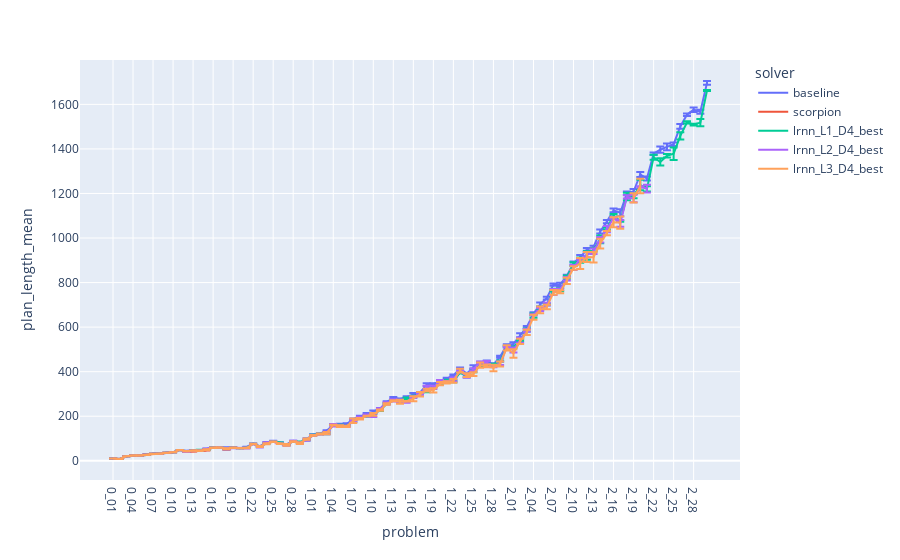
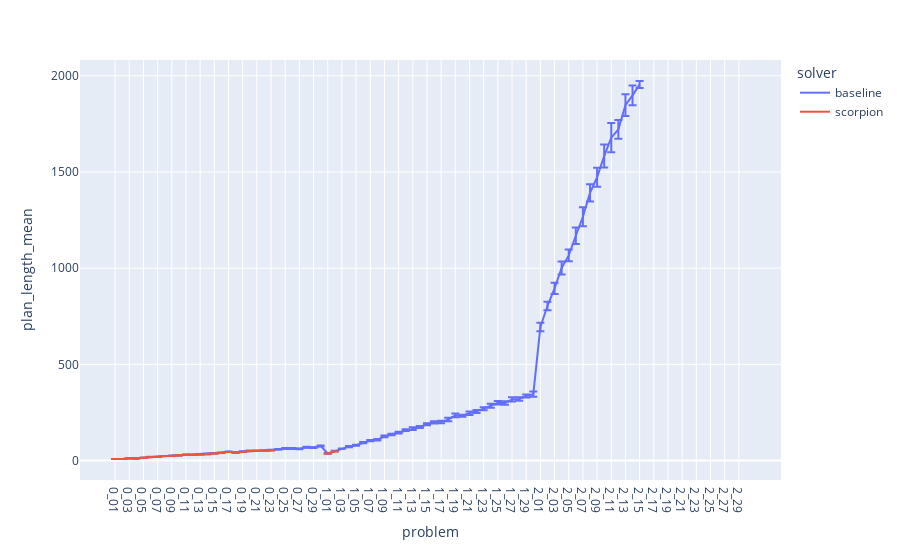
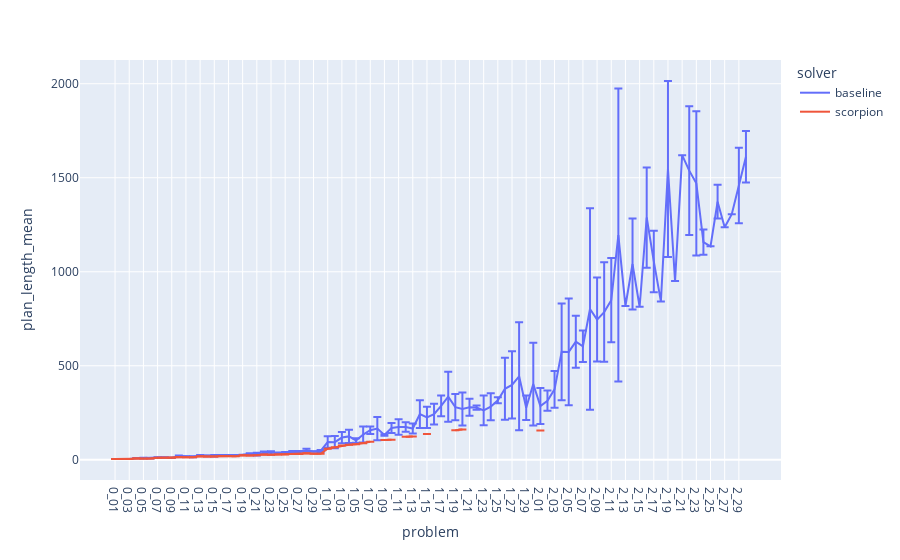
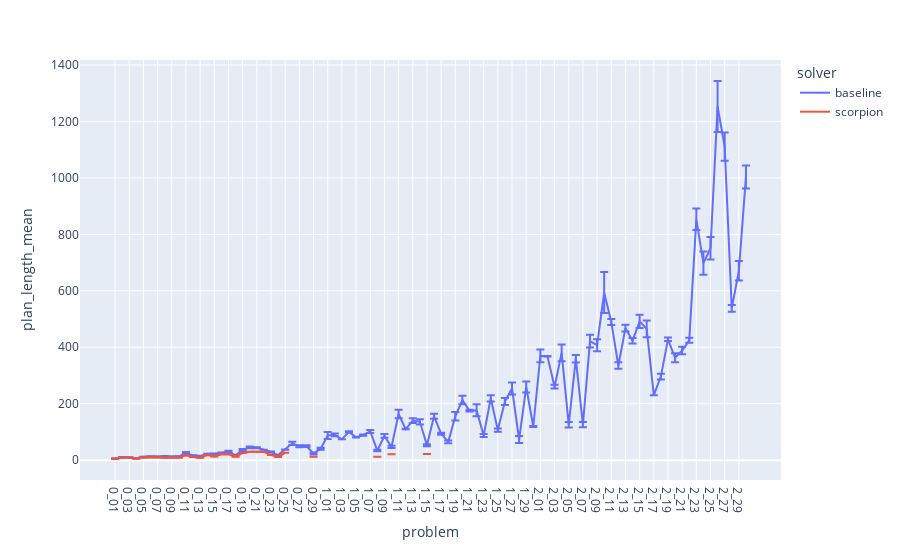

The notebook cell saved with these charts, in order:
### Markdown cell above
# Plan length plots

### Code cell
log_y = 0
easy_only = 0
include_sample = 0
dimensions = [4, 8, 16, 32, 64]

plot_domains("plan_length", log_y=log_y, easy_only=easy_only, include_sample=include_sample, dimensions=dimensions)

### Figure 1 — Plotly figure (JSON) as saved in the notebook; plotly's stock layout.template omitted (floating-point values rounded to 4 significant figures)
{"data": [{"error_y": {"array": [0, 0, 0, 0, 0, 1.687, 0, 0, 0, 0, 0, 1.647, 1.398, 1.135, 1.7, 1.033, 0, 4.022, 1.35, 0, 0.8433, 0, 0, 1.35, 1.751, 1.932, 2.066, 0, 1.751, 4.022, 1.265, 1.476, 1.944, 2.7, 2.309, 3.155, 2.836, 2.108, 5.168, 5.481, 3.098, 3.651, 4.216, 2.53, 4.624, 6.67, 2.319, 6.186, 3.559, 3.373, 4.3, 4.719, 3.19, 4.643, 8.715, 4.131, 4.264, 5.168, 4.442, 3.682, 7.947, 8.527, 4.971, 6.867, 8.664, 6.041, 4.993, 7.168, 5.967, 7.084, 10.33, 6.257, 5.371, 8.796, 6.851, 8.165, 15.97, 7.671, 11.28, 10.96, 9.151, 5.77, 13.91, 15.38, 7.834, 10.51, 5.873, 9.843, 8.496, 8.475]}, "hovertemplate": "solver=baseline<br>problem=%{x}<br>plan_length_mean=%{y}<extra></extra>", "legendgroup": "baseline", "line": {"color": "#636efa", "dash": "solid"}, "marker": {"symbol": "circle"}, "mode": "lines", "name": "baseline", "orientation": "v", "showlegend": true, "type": "scatter", "x": ["0_01", "0_02", "0_03", "0_04", "0_05", "0_06", "0_07", "0_08", "0_09", "0_10", "0_11", "0_12", "0_13", "0_14", "0_15", "0_16", "0_17", "0_18", "0_19", "0_20", "0_21", "0_22", "0_23", "0_24", "0_25", "0_26", "0_27", "0_28", "0_29", "0_30", "1_01", "1_02", "1_03", "1_04", "1_05", "1_06", "1_07", "1_08", "1_09", "1_10", "1_11", "1_12", "1_13", "1_14", "1_15", "1_16", "1_17", "1_18", "1_19", "1_20", "1_21", "1_22", "1_23", "1_24", "1_25", "1_26", "1_27", "1_28", "1_29", "1_30", "2_01", "2_02", "2_03", "2_04", "2_05", "2_06", "2_07", "2_08", "2_09", "2_10", "2_11", "2_12", "2_13", "2_14", "2_15", "2_16", "2_17", "2_18", "2_19", "2_20", "2_21", "2_22", "2_23", "2_24", "2_25", "2_26", "2_27", "2_28", "2_29", "2_30"], "xaxis": "x", "y": [10, 8, 20, 24, 24, 29.2, 32, 32, 36, 38, 48, 43.4, 46.8, 47.8, 53, 59.2, 60, 57.2, 60.6, 56, 61.6, 78, 66, 82.6, 88.2, 81.2, 73.6, 90, 81.8, 97.2, 118.4, 121.8, 135, 161.2, 164, 165.2, 187.4, 200, 209.4, 220.4, 233.6, 264, 282, 277.2, 285.4, 297.4, 305.4, 341.4, 345, 356.4, 368.4, 382.6, 415.8, 391, 419.8, 440.8, 445.8, 432.6, 466.8, 519, 524.6, 563.6, 600.4, 659.4, 701.8, 730.6, 790.6, 791.6, 829.4, 887.8, 913.4, 948.6, 960.2, 1029.0, 1074.0, 1124, 1114.0, 1201.0, 1209.0, 1285.0, 1267.0, 1378.0, 1396.0, 1409.0, 1421.0, 1501.0, 1554.0, 1576, 1567.0, 1696.0], "yaxis": "y"}, {"error_y": {"array": [null, null, null, null, null, null, null, null, null, null, null, null, null, null, null, null, null, null, null, null, null, null, null, null, null, null, null, null, null, null, null, null, null, null, null, null, null, null, null, null, null, null, null, null, null, null, null, null, null, null, null, null, null, null, null, null, null, null, null, null, null, null, null, null, null, null, null, null, null, null, null, null, null, null, null, null, null, null, null, null, null, null, null, null, null, null, null, null, null, null]}, "hovertemplate": "solver=scorpion<br>problem=%{x}<br>plan_length_mean=%{y}<extra></extra>", "legendgroup": "scorpion", "line": {"color": "#EF553B", "dash": "solid"}, "marker": {"symbol": "circle"}, "mode": "lines", "name": "scorpion", "orientation": "v", "showlegend": true, "type": "scatter", "x": ["0_01", "0_02", "0_03", "0_04", "0_05", "0_06", "0_07", "0_08", "0_09", "0_10", "0_11", "0_12", "0_13", "0_14", "0_15", "0_16", "0_17", "0_18", "0_19", "0_20", "0_21", "0_22", "0_23", "0_24", "0_25", "0_26", "0_27", "0_28", "0_29", "0_30", "1_01", "1_02", "1_03", "1_04", "1_05", "1_06", "1_07", "1_08", "1_09", "1_10", "1_11", "1_12", "1_13", "1_14", "1_15", "1_16", "1_17", "1_18", "1_19", "1_20", "1_21", "1_22", "1_23", "1_24", "1_25", "1_26", "1_27", "1_28", "1_29", "1_30", "2_01", "2_02", "2_03", "2_04", "2_05", "2_06", "2_07", "2_08", "2_09", "2_10", "2_11", "2_12", "2_13", "2_14", "2_15", "2_16", "2_17", "2_18", "2_19", "2_20", "2_21", "2_22", "2_23", "2_24", "2_25", "2_26", "2_27", "2_28", "2_29", "2_30"], "xaxis": "x", "y": [10, 8, 20, 24, 24, 26, 32, 32, 36, 38, null, 40, 42, 44, 46, null, null, 50, null, null, null, null, null, null, null, null, null, null, null, null, null, null, null, null, null, null, null, null, null, null, null, null, null, null, null, null, null, null, null, null, null, null, null, null, null, null, null, null, null, null, null, null, null, null, null, null, null, null, null, null, null, null, null, null, null, null, null, null, null, null, null, null, null, null, null, null, null, null, null, null], "yaxis": "y"}, {"error_y": {"array": [0, 0, 0, 0, 0, 0, 0, 0, 0, 0, 0, 1.155, 0, 2.309, 2, 1.155, 0, 1.155, 0, 0, 1.155, 0, 1.155, 2.309, 0, 0, 1.155, 1.155, 4, 1.155, 2, 1.155, 4.163, 1.155, 3.464, 0, 2.309, 2.309, 1.155, 1.155, 1.155, 2, 1.155, 5.292, 5.774, 3.055, 4.163, 4.163, 1.155, 7.024, 5.292, 4.619, 2.309, 6.928, 8.327, 9.018, 2.309, 3.055, 2.309, 2, 2, 4, 6.429, 9.452, 7.572, 3.464, 5.774, 7.211, 7.572, 8.083, 11.55, 19.08, 8.083, 17.78, 5.033, 6, 2.309, 17.01, 10.07, 23.07, 11.55, 11.55, 16.29, 8.083, 28.1, 16.17, 5.033, 4.163, 16.37, 2]}, "hovertemplate": "solver=lrnn_L1_D4_best<br>problem=%{x}<br>plan_length_mean=%{y}<extra></extra>", "legendgroup": "lrnn_L1_D4_best", "line": {"color": "#00cc96", "dash": "solid"}, "marker": {"symbol": "circle"}, "mode": "lines", "name": "lrnn_L1_D4_best", "orientation": "v", "showlegend": true, "type": "scatter", "x": ["0_01", "0_02", "0_03", "0_04", "0_05", "0_06", "0_07", "0_08", "0_09", "0_10", "0_11", "0_12", "0_13", "0_14", "0_15", "0_16", "0_17", "0_18", "0_19", "0_20", "0_21", "0_22", "0_23", "0_24", "0_25", "0_26", "0_27", "0_28", "0_29", "0_30", "1_01", "1_02", "1_03", "1_04", "1_05", "1_06", "1_07", "1_08", "1_09", "1_10", "1_11", "1_12", "1_13", "1_14", "1_15", "1_16", "1_17", "1_18", "1_19", "1_20", "1_21", "1_22", "1_23", "1_24", "1_25", "1_26", "1_27", "1_28", "1_29", "1_30", "2_01", "2_02", "2_03", "2_04", "2_05", "2_06", "2_07", "2_08", "2_09", "2_10", "2_11", "2_12", "2_13", "2_14", "2_15", "2_16", "2_17", "2_18", "2_19", "2_20", "2_21", "2_22", "2_23", "2_24", "2_25", "2_26", "2_27", "2_28", "2_29", "2_30"], "xaxis": "x", "y": [10, 8, 20, 24, 24, 26, 32, 32, 36, 38, 48, 42.67, 46, 46.67, 50, 59.33, 60, 52.67, 60, 56, 58.67, 76, 63.33, 78.67, 86, 82, 71.33, 86.67, 82, 92.67, 116, 120.7, 123.3, 161.3, 158, 156, 177.3, 193.3, 199.3, 211.3, 224.7, 256, 270.7, 268, 278.7, 288.7, 301.3, 311.3, 332.7, 351.3, 358, 356.7, 395.3, 382, 405.3, 433.3, 431.3, 432.7, 447.3, 512, 510, 542, 587.3, 651.3, 683.3, 702, 766.7, 768, 824.7, 882.7, 900.7, 922, 947.3, 994, 1043.0, 1102, 1075.0, 1187.0, 1189.0, 1238, 1221.0, 1363.0, 1341.0, 1369.0, 1379.0, 1459.0, 1519.0, 1509.0, 1518, 1662], "yaxis": "y"}, {"error_y": {"array": [0, 0, 0, 0, 0, 0, 0, 0, 0, 0, 0, 1.155, 1.155, 0, 1.155, 1.155, 0, 3.055, 2, 0, 2.309, 1.155, 2, 2.309, 1.155, 1.155, 2, 2, 2, 3.055, 2.309, 1.155, 6.11, 5.774, 2, 1.155, 4.619, 3.464, 4.163, 6.928, 3.464, 5.292, 5.033, 4.163, 4.163, 3.055, 4.163, 9.866, 7.572, 6.928, 1.155, 8.083, 2.309, 9.018, 5.292, 4.163, 7.572, 3.055, 8, 2, 11.37, 11.02, 5.774, 2, 7.024, 6.11, 13.61, 3.055, 8.083, 11.37, 3.055, 11.72, 12.06, 12.17, 14, 4, 15.14, 7.071, 16.77, 2.828, 17.44, null, null, null, null, null, null, null, null, null]}, "hovertemplate": "solver=lrnn_L2_D4_best<br>problem=%{x}<br>plan_length_mean=%{y}<extra></extra>", "legendgroup": "lrnn_L2_D4_best", "line": {"color": "#ab63fa", "dash": "solid"}, "marker": {"symbol": "circle"}, "mode": "lines", "name": "lrnn_L2_D4_best", "orientation": "v", "showlegend": true, "type": "scatter", "x": ["0_01", "0_02", "0_03", "0_04", "0_05", "0_06", "0_07", "0_08", "0_09", "0_10", "0_11", "0_12", "0_13", "0_14", "0_15", "0_16", "0_17", "0_18", "0_19", "0_20", "0_21", "0_22", "0_23", "0_24", "0_25", "0_26", "0_27", "0_28", "0_29", "0_30", "1_01", "1_02", "1_03", "1_04", "1_05", "1_06", "1_07", "1_08", "1_09", "1_10", "1_11", "1_12", "1_13", "1_14", "1_15", "1_16", "1_17", "1_18", "1_19", "1_20", "1_21", "1_22", "1_23", "1_24", "1_25", "1_26", "1_27", "1_28", "1_29", "1_30", "2_01", "2_02", "2_03", "2_04", "2_05", "2_06", "2_07", "2_08", "2_09", "2_10", "2_11", "2_12", "2_13", "2_14", "2_15", "2_16", "2_17", "2_18", "2_19", "2_20", "2_21", "2_22", "2_23", "2_24", "2_25", "2_26", "2_27", "2_28", "2_29", "2_30"], "xaxis": "x", "y": [10, 8, 20, 24, 24, 26, 32, 32, 36, 38, 48, 40.67, 44.67, 46, 52.67, 58.67, 60, 53.33, 58, 56, 57.33, 75.33, 62, 80.67, 85.33, 76.67, 70, 88, 80, 92.67, 114.7, 118.7, 124.7, 159.3, 156, 153.3, 178.7, 194, 203.3, 204, 232, 258, 270.7, 266.7, 264.7, 285.3, 300.7, 326.7, 329.3, 356, 356.7, 365.3, 402.7, 381.3, 410, 441.3, 440.7, 422.7, 438, 510, 497.3, 541.3, 585.3, 656, 679.3, 703.3, 757.3, 770.7, 817.3, 867.3, 906.7, 924.7, 940.7, 992, 1040, 1090, 1065.0, 1185, 1177.0, 1230, 1222, null, null, null, null, null, null, null, null, null], "yaxis": "y"}, {"error_y": {"array": [0, 0, 0, 0, 0, 1.155, 0, 0, 0, 0, 0, 1.155, 0, 1.155, 2, 1.155, 0, 2, 1.155, 0, 1.155, 0, 2, 2.309, 1.155, 1.155, 4.163, 1.155, 3.055, 3.055, 2, 2, 5.292, 1.155, 4.163, 3.055, 10.26, 3.055, 1.155, 6.11, 3.055, 3.055, 2.309, 9.018, 1.155, 11.02, 10.26, 6.11, 10, 7.211, 5.292, 8.327, 8.327, 8.327, 8.327, 11.37, 6, 14.74, 11.55, 11.72, 19.08, 12.17, 11.72, 11.02, 14.74, 10, 10.58, 7.024, 14, 7.572, 24.58, 22.48, 23.69, 21.94, 9.165, 22.3, 27.74, null, 21.07, 32.53, null, null, null, null, null, null, null, null, null, null]}, "hovertemplate": "solver=lrnn_L3_D4_best<br>problem=%{x}<br>plan_length_mean=%{y}<extra></extra>", "legendgroup": "lrnn_L3_D4_best", "line": {"color": "#FFA15A", "dash": "solid"}, "marker": {"symbol": "circle"}, "mode": "lines", "name": "lrnn_L3_D4_best", "orientation": "v", "showlegend": true, "type": "scatter", "x": ["0_01", "0_02", "0_03", "0_04", "0_05", "0_06", "0_07", "0_08", "0_09", "0_10", "0_11", "0_12", "0_13", "0_14", "0_15", "0_16", "0_17", "0_18", "0_19", "0_20", "0_21", "0_22", "0_23", "0_24", "0_25", "0_26", "0_27", "0_28", "0_29", "0_30", "1_01", "1_02", "1_03", "1_04", "1_05", "1_06", "1_07", "1_08", "1_09", "1_10", "1_11", "1_12", "1_13", "1_14", "1_15", "1_16", "1_17", "1_18", "1_19", "1_20", "1_21", "1_22", "1_23", "1_24", "1_25", "1_26", "1_27", "1_28", "1_29", "1_30", "2_01", "2_02", "2_03", "2_04", "2_05", "2_06", "2_07", "2_08", "2_09", "2_10", "2_11", "2_12", "2_13", "2_14", "2_15", "2_16", "2_17", "2_18", "2_19", "2_20", "2_21", "2_22", "2_23", "2_24", "2_25", "2_26", "2_27", "2_28", "2_29", "2_30"], "xaxis": "x", "y": [10, 8, 20, 24, 24, 26.67, 32, 32, 36, 38, 48, 42.67, 46, 44.67, 50, 58.67, 60, 54, 58.67, 56, 57.33, 76, 64, 76.67, 85.33, 76.67, 71.33, 86.67, 78.67, 97.33, 114, 120, 124, 160.7, 155.3, 154.7, 179.3, 188.7, 200.7, 208.7, 227.3, 254.7, 269.3, 264.7, 267.3, 278.7, 298.7, 317.3, 316, 346, 352, 358.7, 404.7, 384.7, 388.7, 429.3, 426, 416.7, 434.7, 507.3, 482, 536, 576.7, 644.7, 677.3, 690, 756, 758.7, 808, 865.3, 886, 914.7, 913.3, 975.3, 1022, 1071.0, 1069.0, null, 1180, 1233, null, null, null, null, null, null, null, null, null, null], "yaxis": "y"}], "layout": {"legend": {"title": {"text": "solver"}, "tracegroupgap": 0}, "margin": {"t": 60}, "xaxis": {"anchor": "y", "categoryarray": ["0_01", "0_02", "0_03", "0_04", "0_05", "0_06", "0_07", "0_08", "0_09", "0_10", "0_11", "0_12", "0_13", "0_14", "0_15", "0_16", "0_17", "0_18", "0_19", "0_20", "0_21", "0_22", "0_23", "0_24", "0_25", "0_26", "0_27", "0_28", "0_29", "0_30", "1_01", "1_02", "1_03", "1_04", "1_05", "1_06", "1_07", "1_08", "1_09", "1_10", "1_11", "1_12", "1_13", "1_14", "1_15", "1_16", "1_17", "1_18", "1_19", "1_20", "1_21", "1_22", "1_23", "1_24", "1_25", "1_26", "1_27", "1_28", "1_29", "1_30", "2_01", "2_02", "2_03", "2_04", "2_05", "2_06", "2_07", "2_08", "2_09", "2_10", "2_11", "2_12", "2_13", "2_14", "2_15", "2_16", "2_17", "2_18", "2_19", "2_20", "2_21", "2_22", "2_23", "2_24", "2_25", "2_26", "2_27", "2_28", "2_29", "2_30"], "categoryorder": "array", "domain": [0, 1], "title": {"text": "problem"}}, "yaxis": {"anchor": "x", "domain": [0, 1], "title": {"text": "plan_length_mean"}}}}

### Figure 2 — Plotly figure (JSON) as saved in the notebook; plotly's stock layout.template omitted (floating-point values rounded to 4 significant figures)
{"data": [{"error_y": {"array": [0, 0, 0, 0.5164, 0, 0.9944, 0.527, 0.5164, 0.9487, 0.4216, 0.9487, 0.6992, 1.713, 1.054, 0.7379, 1.059, 1.033, 1.491, 2.025, 1.897, 1.229, 1.317, 1.65, 1.563, 2.558, 2.718, 1.829, 2.214, 2.111, 2.283, 0.6992, 1.897, 0.7379, 3.604, 3.098, 3.534, 3.164, 3.86, 4.94, 4.012, 4.909, 4.347, 6.802, 5.554, 5.554, 5.232, 6.019, 9.036, 9.555, 4.795, 9.508, 7.617, 7.734, 10.78, 8.972, 9.402, 11.36, 9.231, 7.8, 13.76, 21.89, 21.75, 29.16, 33.64, 30.1, 42.8, 49.61, 44.7, 49.8, 59.84, 75.73, 48.21, 56.82, 51.44, 18.05, null, null, null, null, null, null, null, null, null, null, null, null, null, null, null]}, "hovertemplate": "solver=baseline<br>problem=%{x}<br>plan_length_mean=%{y}<extra></extra>", "legendgroup": "baseline", "line": {"color": "#636efa", "dash": "solid"}, "marker": {"symbol": "circle"}, "mode": "lines", "name": "baseline", "orientation": "v", "showlegend": true, "type": "scatter", "x": ["0_01", "0_02", "0_03", "0_04", "0_05", "0_06", "0_07", "0_08", "0_09", "0_10", "0_11", "0_12", "0_13", "0_14", "0_15", "0_16", "0_17", "0_18", "0_19", "0_20", "0_21", "0_22", "0_23", "0_24", "0_25", "0_26", "0_27", "0_28", "0_29", "0_30", "1_01", "1_02", "1_03", "1_04", "1_05", "1_06", "1_07", "1_08", "1_09", "1_10", "1_11", "1_12", "1_13", "1_14", "1_15", "1_16", "1_17", "1_18", "1_19", "1_20", "1_21", "1_22", "1_23", "1_24", "1_25", "1_26", "1_27", "1_28", "1_29", "1_30", "2_01", "2_02", "2_03", "2_04", "2_05", "2_06", "2_07", "2_08", "2_09", "2_10", "2_11", "2_12", "2_13", "2_14", "2_15", "2_16", "2_17", "2_18", "2_19", "2_20", "2_21", "2_22", "2_23", "2_24", "2_25", "2_26", "2_27", "2_28", "2_29", "2_30"], "xaxis": "x", "y": [8, 8, 12, 11.4, 15, 19.1, 19.5, 23.6, 24.7, 26.8, 30.7, 29.4, 32.6, 34, 37.9, 41.3, 46.2, 42, 46.9, 50.4, 50.8, 52.2, 54.5, 59, 62.9, 62.5, 60.7, 69.3, 67.3, 75.9, 36.6, 49.6, 62.1, 72.1, 79.4, 93.4, 103.7, 107.7, 125.8, 134.9, 144.9, 157.7, 165.6, 174.2, 188.8, 198.4, 200.3, 212.9, 234.8, 232.9, 245.8, 255.3, 269.4, 284.8, 300.6, 298.8, 317.7, 319.9, 335.2, 344.9, 694, 803.3, 894.6, 1001.0, 1066.0, 1168.0, 1267.0, 1391.0, 1472.0, 1583.0, 1678.0, 1721.0, 1848.0, 1898.0, 1955.0, null, null, null, null, null, null, null, null, null, null, null, null, null, null, null], "yaxis": "y"}, {"error_y": {"array": [null, null, null, null, null, null, null, null, null, null, null, null, null, null, null, null, null, null, null, null, null, null, null, null, null, null, null, null, null, null, null, null, null, null, null, null, null, null, null, null, null, null, null, null, null, null, null, null, null, null, null, null, null, null, null, null, null, null, null, null, null, null, null, null, null, null, null, null, null, null, null, null, null, null, null, null, null, null, null, null, null, null, null, null, null, null, null, null, null, null]}, "hovertemplate": "solver=scorpion<br>problem=%{x}<br>plan_length_mean=%{y}<extra></extra>", "legendgroup": "scorpion", "line": {"color": "#EF553B", "dash": "solid"}, "marker": {"symbol": "circle"}, "mode": "lines", "name": "scorpion", "orientation": "v", "showlegend": true, "type": "scatter", "x": ["0_01", "0_02", "0_03", "0_04", "0_05", "0_06", "0_07", "0_08", "0_09", "0_10", "0_11", "0_12", "0_13", "0_14", "0_15", "0_16", "0_17", "0_18", "0_19", "0_20", "0_21", "0_22", "0_23", "0_24", "0_25", "0_26", "0_27", "0_28", "0_29", "0_30", "1_01", "1_02", "1_03", "1_04", "1_05", "1_06", "1_07", "1_08", "1_09", "1_10", "1_11", "1_12", "1_13", "1_14", "1_15", "1_16", "1_17", "1_18", "1_19", "1_20", "1_21", "1_22", "1_23", "1_24", "1_25", "1_26", "1_27", "1_28", "1_29", "1_30", "2_01", "2_02", "2_03", "2_04", "2_05", "2_06", "2_07", "2_08", "2_09", "2_10", "2_11", "2_12", "2_13", "2_14", "2_15", "2_16", "2_17", "2_18", "2_19", "2_20", "2_21", "2_22", "2_23", "2_24", "2_25", "2_26", "2_27", "2_28", "2_29", "2_30"], "xaxis": "x", "y": [8, 8, 12, 11, 15, 18, 19, 23, 24, 26, 30, 29, 31, 33, 37, 39, 45, 40, 44, 49, 49, 50, 52, null, null, null, null, null, null, null, 36, 47, null, null, null, null, null, null, null, null, null, null, null, null, null, null, null, null, null, null, null, null, null, null, null, null, null, null, null, null, null, null, null, null, null, null, null, null, null, null, null, null, null, null, null, null, null, null, null, null, null, null, null, null, null, null, null, null, null, null], "yaxis": "y"}], "layout": {"legend": {"title": {"text": "solver"}, "tracegroupgap": 0}, "margin": {"t": 60}, "xaxis": {"anchor": "y", "categoryarray": ["0_01", "0_02", "0_03", "0_04", "0_05", "0_06", "0_07", "0_08", "0_09", "0_10", "0_11", "0_12", "0_13", "0_14", "0_15", "0_16", "0_17", "0_18", "0_19", "0_20", "0_21", "0_22", "0_23", "0_24", "0_25", "0_26", "0_27", "0_28", "0_29", "0_30", "1_01", "1_02", "1_03", "1_04", "1_05", "1_06", "1_07", "1_08", "1_09", "1_10", "1_11", "1_12", "1_13", "1_14", "1_15", "1_16", "1_17", "1_18", "1_19", "1_20", "1_21", "1_22", "1_23", "1_24", "1_25", "1_26", "1_27", "1_28", "1_29", "1_30", "2_01", "2_02", "2_03", "2_04", "2_05", "2_06", "2_07", "2_08", "2_09", "2_10", "2_11", "2_12", "2_13", "2_14", "2_15", "2_16", "2_17", "2_18", "2_19", "2_20", "2_21", "2_22", "2_23", "2_24", "2_25", "2_26", "2_27", "2_28", "2_29", "2_30"], "categoryorder": "array", "domain": [0, 1], "title": {"text": "problem"}}, "yaxis": {"anchor": "x", "domain": [0, 1], "title": {"text": "plan_length_mean"}}}}

### Figure 3 — Plotly figure (JSON) as saved in the notebook; plotly's stock layout.template omitted (floating-point values rounded to 4 significant figures)
{"data": [{"error_y": {"array": [0, 0, 0, 0.5, 1.528, 0.5774, 1.258, 0.5774, 0.7071, 3, 2.517, 2.646, 2.082, 1.517, 4.041, 1, 1.155, 2.082, 0.7071, 4.163, 7.81, 6.658, 8.622, 2.082, 4.509, 7, 6.807, 8.327, 1.528, 5.292, 30.51, 32.62, 30.05, 34.67, 12.02, 42.72, 19.52, 61.98, 4.243, 26.5, 41.01, 25.42, 26.87, 74.25, 56.32, 54.79, 55.52, 133.0, 70.24, 87.88, 44.97, 11.45, 78.7, 72.12, 16.26, 164.9, 178.6, 287.1, 65.05, 219.9, 95.34, 53.74, 98.34, 257.4, 284.2, 138.2, 84.03, 535.6, 223.4, 264.6, 224.1, 779.2, null, 241.8, null, 266.6, 163.7, null, 468.2, null, null, 342.5, 383.3, 67.18, null, 89.9, null, null, 200.8, 136.5]}, "hovertemplate": "solver=baseline<br>problem=%{x}<br>plan_length_mean=%{y}<extra></extra>", "legendgroup": "baseline", "line": {"color": "#636efa", "dash": "solid"}, "marker": {"symbol": "circle"}, "mode": "lines", "name": "baseline", "orientation": "v", "showlegend": true, "type": "scatter", "x": ["0_01", "0_02", "0_03", "0_04", "0_05", "0_06", "0_07", "0_08", "0_09", "0_10", "0_11", "0_12", "0_13", "0_14", "0_15", "0_16", "0_17", "0_18", "0_19", "0_20", "0_21", "0_22", "0_23", "0_24", "0_25", "0_26", "0_27", "0_28", "0_29", "0_30", "1_01", "1_02", "1_03", "1_04", "1_05", "1_06", "1_07", "1_08", "1_09", "1_10", "1_11", "1_12", "1_13", "1_14", "1_15", "1_16", "1_17", "1_18", "1_19", "1_20", "1_21", "1_22", "1_23", "1_24", "1_25", "1_26", "1_27", "1_28", "1_29", "1_30", "2_01", "2_02", "2_03", "2_04", "2_05", "2_06", "2_07", "2_08", "2_09", "2_10", "2_11", "2_12", "2_13", "2_14", "2_15", "2_16", "2_17", "2_18", "2_19", "2_20", "2_21", "2_22", "2_23", "2_24", "2_25", "2_26", "2_27", "2_28", "2_29", "2_30"], "xaxis": "x", "y": [4, 4, 4, 8.25, 8.667, 7.333, 11.75, 12.33, 10.5, 19.5, 16.67, 16, 22.67, 20.6, 21.67, 24, 24.67, 22.33, 26.5, 30.67, 30, 36.67, 36.67, 35.67, 36.33, 39, 40.33, 50.33, 44.33, 47, 94, 93.33, 118, 124.2, 102.5, 134, 157, 165.7, 132, 169.3, 174, 174.3, 166, 242.5, 225.7, 242.7, 286.3, 335.3, 280, 270.3, 279, 277.5, 262.7, 282, 316.5, 377.3, 398.3, 444, 277, 402.5, 285.7, 314, 374.3, 574.3, 573.7, 628, 603.3, 801.7, 745.5, 785.2, 848.7, 1195, 818, 1041, 814, 1288.0, 1055, 842, 1546.0, 951, 1620, 1538.0, 1470, 1158.0, 1135, 1373.0, 1237, 1306, 1459, 1612.0], "yaxis": "y"}, {"error_y": {"array": [null, null, null, null, null, null, null, null, null, null, null, null, null, null, null, null, null, null, null, null, null, null, null, null, null, null, null, null, null, null, null, null, null, null, null, null, null, null, null, null, null, null, null, null, null, null, null, null, null, null, null, null, null, null, null, null, null, null, null, null, null, null, null, null, null, null, null, null, null, null, null, null, null, null, null, null, null, null, null, null, null, null, null, null, null, null, null, null, null, null]}, "hovertemplate": "solver=scorpion<br>problem=%{x}<br>plan_length_mean=%{y}<extra></extra>", "legendgroup": "scorpion", "line": {"color": "#EF553B", "dash": "solid"}, "marker": {"symbol": "circle"}, "mode": "lines", "name": "scorpion", "orientation": "v", "showlegend": true, "type": "scatter", "x": ["0_01", "0_02", "0_03", "0_04", "0_05", "0_06", "0_07", "0_08", "0_09", "0_10", "0_11", "0_12", "0_13", "0_14", "0_15", "0_16", "0_17", "0_18", "0_19", "0_20", "0_21", "0_22", "0_23", "0_24", "0_25", "0_26", "0_27", "0_28", "0_29", "0_30", "1_01", "1_02", "1_03", "1_04", "1_05", "1_06", "1_07", "1_08", "1_09", "1_10", "1_11", "1_12", "1_13", "1_14", "1_15", "1_16", "1_17", "1_18", "1_19", "1_20", "1_21", "1_22", "1_23", "1_24", "1_25", "1_26", "1_27", "1_28", "1_29", "1_30", "2_01", "2_02", "2_03", "2_04", "2_05", "2_06", "2_07", "2_08", "2_09", "2_10", "2_11", "2_12", "2_13", "2_14", "2_15", "2_16", "2_17", "2_18", "2_19", "2_20", "2_21", "2_22", "2_23", "2_24", "2_25", "2_26", "2_27", "2_28", "2_29", "2_30"], "xaxis": "x", "y": [4, 4, 4, 8, 7, 7, 10, 11, 10, 15, 13, 13, 18, 17, 17, 20, 20, 18, 24, 22, 24, 28, 26, 28, 28, 30, 31, 35, 32, 32, 59, 67, 76, 80, 83, 88, 96, null, 105, 107, null, 123, 124, null, 137, null, null, null, 157, 161, null, null, null, null, null, null, null, null, null, null, 156, null, null, null, null, null, null, null, null, null, null, null, null, null, null, null, null, null, null, null, null, null, null, null, null, null, null, null, null, null], "yaxis": "y"}], "layout": {"legend": {"title": {"text": "solver"}, "tracegroupgap": 0}, "margin": {"t": 60}, "xaxis": {"anchor": "y", "categoryarray": ["0_01", "0_02", "0_03", "0_04", "0_05", "0_06", "0_07", "0_08", "0_09", "0_10", "0_11", "0_12", "0_13", "0_14", "0_15", "0_16", "0_17", "0_18", "0_19", "0_20", "0_21", "0_22", "0_23", "0_24", "0_25", "0_26", "0_27", "0_28", "0_29", "0_30", "1_01", "1_02", "1_03", "1_04", "1_05", "1_06", "1_07", "1_08", "1_09", "1_10", "1_11", "1_12", "1_13", "1_14", "1_15", "1_16", "1_17", "1_18", "1_19", "1_20", "1_21", "1_22", "1_23", "1_24", "1_25", "1_26", "1_27", "1_28", "1_29", "1_30", "2_01", "2_02", "2_03", "2_04", "2_05", "2_06", "2_07", "2_08", "2_09", "2_10", "2_11", "2_12", "2_13", "2_14", "2_15", "2_16", "2_17", "2_18", "2_19", "2_20", "2_21", "2_22", "2_23", "2_24", "2_25", "2_26", "2_27", "2_28", "2_29", "2_30"], "categoryorder": "array", "domain": [0, 1], "title": {"text": "problem"}}, "yaxis": {"anchor": "x", "domain": [0, 1], "title": {"text": "plan_length_mean"}}}}

### Figure 4 — Plotly figure (JSON) as saved in the notebook; plotly's stock layout.template omitted (floating-point values rounded to 4 significant figures)
{"data": [{"error_y": {"array": [0.4216, 0.5164, 0, 0, 0, 0.483, 0, 1.826, 0, 1.014, 3.304, 0.7559, 1.643, 0, 2.225, 0, 3.084, 0.5477, 3.456, 2.949, 2.003, 0, 1.924, 0.4216, 0.488, 5.635, 3.532, 2.875, 3.536, 3.327, 12.34, 4.671, 0, 2.424, 0.6325, 2.242, 5.318, 2.828, 6.816, 4.359, 15.22, 0.8756, 8.602, 9.388, 3.391, 8.867, 3.488, 4.928, 14.82, 14.99, 3.082, 21.27, 5.381, 11.23, 5.992, 12.33, 21.35, 12.35, 19.18, 1.574, 22.71, 1.033, 6.697, 29.57, 10.12, 13.36, 9.261, 22.81, 21.38, 72.52, 10.64, 11.68, 11.86, 9.953, 23.6, 29.5, null, 10.1, 6.272, 15.78, 13.4, 8.961, 38.19, 41.32, 39.61, 90.27, 50.01, 12.07, 34.63, 40.46]}, "hovertemplate": "solver=baseline<br>problem=%{x}<br>plan_length_mean=%{y}<extra></extra>", "legendgroup": "baseline", "line": {"color": "#636efa", "dash": "solid"}, "marker": {"symbol": "circle"}, "mode": "lines", "name": "baseline", "orientation": "v", "showlegend": true, "type": "scatter", "x": ["0_01", "0_02", "0_03", "0_04", "0_05", "0_06", "0_07", "0_08", "0_09", "0_10", "0_11", "0_12", "0_13", "0_14", "0_15", "0_16", "0_17", "0_18", "0_19", "0_20", "0_21", "0_22", "0_23", "0_24", "0_25", "0_26", "0_27", "0_28", "0_29", "0_30", "1_01", "1_02", "1_03", "1_04", "1_05", "1_06", "1_07", "1_08", "1_09", "1_10", "1_11", "1_12", "1_13", "1_14", "1_15", "1_16", "1_17", "1_18", "1_19", "1_20", "1_21", "1_22", "1_23", "1_24", "1_25", "1_26", "1_27", "1_28", "1_29", "1_30", "2_01", "2_02", "2_03", "2_04", "2_05", "2_06", "2_07", "2_08", "2_09", "2_10", "2_11", "2_12", "2_13", "2_14", "2_15", "2_16", "2_17", "2_18", "2_19", "2_20", "2_21", "2_22", "2_23", "2_24", "2_25", "2_26", "2_27", "2_28", "2_29", "2_30"], "xaxis": "x", "y": [5.8, 10.4, 10, 7, 12, 13.7, 13, 13, 13, 12.56, 25.75, 16.5, 14.2, 23, 21.57, 27, 29.8, 17.5, 36.22, 45.12, 43.7, 37, 28.8, 17.8, 37.29, 59.67, 48.86, 49.67, 23.5, 40.33, 87.1, 89.6, 74, 100.1, 80.8, 88.44, 101.5, 34, 85.7, 47, 163.6, 109.9, 140, 135.9, 52.5, 155.2, 93.83, 64.57, 155.6, 213, 175.3, 176.3, 87.43, 218.9, 106.5, 207.8, 253.8, 73, 259.1, 119.1, 369.4, 367.8, 260.2, 380.1, 125.3, 359.5, 125.8, 421.9, 407.2, 593.8, 489.8, 335.2, 467.7, 422.8, 491.6, 465.2, 230, 296, 428, 362.7, 388.5, 424.6, 853.4, 698.2, 750.7, 1253.0, 1111.0, 537.8, 670.8, 1003.0], "yaxis": "y"}, {"error_y": {"array": [null, null, null, null, null, null, null, null, null, null, null, null, null, null, null, null, null, null, null, null, null, null, null, null, null, null, null, null, null, null, null, null, null, null, null, null, null, null, null, null, null, null, null, null, null, null, null, null, null, null, null, null, null, null, null, null, null, null, null, null, null, null, null, null, null, null, null, null, null, null, null, null, null, null, null, null, null, null, null, null, null, null, null, null, null, null, null, null, null, null]}, "hovertemplate": "solver=scorpion<br>problem=%{x}<br>plan_length_mean=%{y}<extra></extra>", "legendgroup": "scorpion", "line": {"color": "#EF553B", "dash": "solid"}, "marker": {"symbol": "circle"}, "mode": "lines", "name": "scorpion", "orientation": "v", "showlegend": true, "type": "scatter", "x": ["0_01", "0_02", "0_03", "0_04", "0_05", "0_06", "0_07", "0_08", "0_09", "0_10", "0_11", "0_12", "0_13", "0_14", "0_15", "0_16", "0_17", "0_18", "0_19", "0_20", "0_21", "0_22", "0_23", "0_24", "0_25", "0_26", "0_27", "0_28", "0_29", "0_30", "1_01", "1_02", "1_03", "1_04", "1_05", "1_06", "1_07", "1_08", "1_09", "1_10", "1_11", "1_12", "1_13", "1_14", "1_15", "1_16", "1_17", "1_18", "1_19", "1_20", "1_21", "1_22", "1_23", "1_24", "1_25", "1_26", "1_27", "1_28", "1_29", "1_30", "2_01", "2_02", "2_03", "2_04", "2_05", "2_06", "2_07", "2_08", "2_09", "2_10", "2_11", "2_12", "2_13", "2_14", "2_15", "2_16", "2_17", "2_18", "2_19", "2_20", "2_21", "2_22", "2_23", "2_24", "2_25", "2_26", "2_27", "2_28", "2_29", "2_30"], "xaxis": "x", "y": [4, 8, 8, 5, 9, 10, 10, 8, 9, 8, 17, 11, 8, 18, 13, 21, 21, 12, 25, 30, 30, 29, 18, 11, 26, null, null, null, 12, null, null, null, null, null, null, null, null, 12, null, 21, null, null, null, null, 22, null, null, null, null, null, null, null, null, null, null, null, null, null, null, null, null, null, null, null, null, null, null, null, null, null, null, null, null, null, null, null, null, null, null, null, null, null, null, null, null, null, null, null, null, null], "yaxis": "y"}], "layout": {"legend": {"title": {"text": "solver"}, "tracegroupgap": 0}, "margin": {"t": 60}, "xaxis": {"anchor": "y", "categoryarray": ["0_01", "0_02", "0_03", "0_04", "0_05", "0_06", "0_07", "0_08", "0_09", "0_10", "0_11", "0_12", "0_13", "0_14", "0_15", "0_16", "0_17", "0_18", "0_19", "0_20", "0_21", "0_22", "0_23", "0_24", "0_25", "0_26", "0_27", "0_28", "0_29", "0_30", "1_01", "1_02", "1_03", "1_04", "1_05", "1_06", "1_07", "1_08", "1_09", "1_10", "1_11", "1_12", "1_13", "1_14", "1_15", "1_16", "1_17", "1_18", "1_19", "1_20", "1_21", "1_22", "1_23", "1_24", "1_25", "1_26", "1_27", "1_28", "1_29", "1_30", "2_01", "2_02", "2_03", "2_04", "2_05", "2_06", "2_07", "2_08", "2_09", "2_10", "2_11", "2_12", "2_13", "2_14", "2_15", "2_16", "2_17", "2_18", "2_19", "2_20", "2_21", "2_22", "2_23", "2_24", "2_25", "2_26", "2_27", "2_28", "2_29", "2_30"], "categoryorder": "array", "domain": [0, 1], "title": {"text": "problem"}}, "yaxis": {"anchor": "x", "domain": [0, 1], "title": {"text": "plan_length_mean"}}}}
